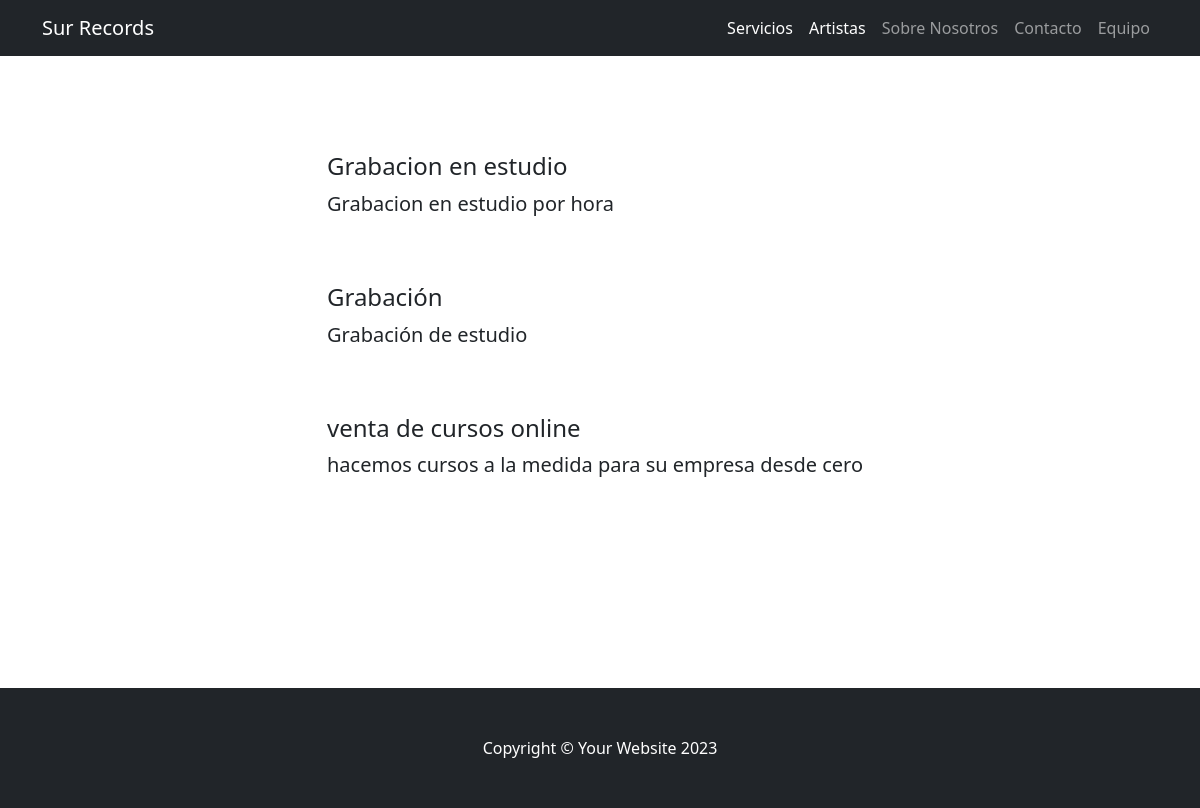
Page /Servicios.php on the committed database.
### tables this page shows
CREATE TABLE `tbl_servicios` (
  `ID` int(11) NOT NULL,
  `icono` varchar(255) NOT NULL,
  `titulo` varchar(255) NOT NULL,
  `descripcion` varchar(255) NOT NULL
);

### Servicios.php (the view, shortened to what this page needs)
<?php
include("admin/bd.php");
include("admin/templates/head1.php");
$sentencia=$conexion->prepare("SELECT * FROM `tbl_servicios`");
$sentencia->execute();
$lista_servicios=$sentencia->fetchALL(PDO::FETCH_ASSOC);
?>
<!DOCTYPE html>
<html lang="en">
        <section class="py-5">
        <?php foreach($lista_servicios as $registros){ ?>
            <div class="container my-5">
                <div class="row justify-content-center">
                    <div class="col-lg-6">
                        <h4><?php echo $registros["titulo"];?></h4>
                        <p class="lead"><?php echo $registros["descripcion"];?></p>
                    </div>
                    <?php }?>
                </div>
            </div>
        </section>
        <?php include("admin/templates/foot1.php");?>

### rows in the picture
tbl_servicios: titulo "Grabacion en estudio", descripcion "Grabacion en estudio por hora"
tbl_servicios: titulo "Grabación", descripcion "Grabación de estudio"
tbl_servicios: titulo "venta de cursos online", descripcion "hacemos cursos a la medida para su empresa desde cero"
